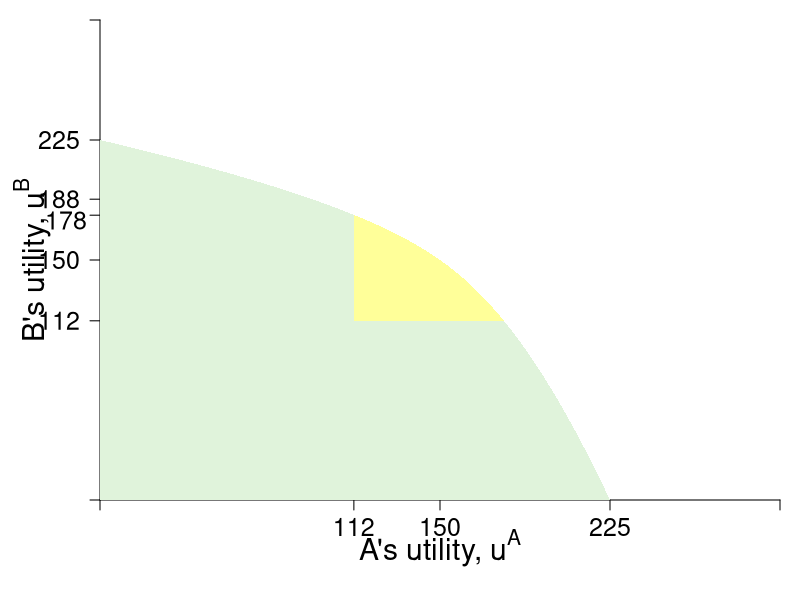

The R source for this figure: (Note: this script raises an error after producing the figure.)
#Graph Designer: Scott Cohn & Simon Halliday
#Authors: Bowles and Halliday
#Title: Coordination, Conflict and Competition: A Text in Microeconomics

####################################
# Version with Feas Set Full Shade
####################################

# Graph Initialize --------------------------------------------------------
library(tidyverse)
require(shape)
pdf(file = "coordination_failures/coord_upf_ownership.pdf", width = 9, height = 7)

#Set parameters for graphics
pointsize <- 1.8
axislabelsize <- 1.8
labelsize <- 1.5
namesize <- 1.8
annotatesize <- 1.5
graphlinewidth <- 2
segmentlinewidth <- 1.5

COL <- c("#7fc97f", "#beaed4", "#fdc086", "#ffff99", "#386cb0", "#f0027f", "#bf5b17", "#666666")
COLA <- c("#e0f3db", "#99d8c9","#66c2a4","#41ae76", "#238b45", "#005824")
COLB <- c("#4eb3d3", "#2b8cbe", "#0868ac","#084081")
Grays <- gray.colors(25, start = 1, end = 0)


par(mar =  c(5, 5, 1, 1))

# Functions ---------------------------------------------------------------

uA <- function(ha, hb, alpha = 30, beta = 1/2) {
  (alpha - beta * (ha + hb)) * ha - 0.5 * (ha)^2
}

uB <- function(ha, hb, alpha = 30, beta = 1/2) {
  (alpha - beta * (ha + hb)) * hb - 0.5 * (hb)^2
}

PEC <- function(ha, alpha = 30, beta = 1/2) {
  a = beta * (1 + 2 * beta)
  
  b = -alpha * (1 + 3 * beta) + (1 + 2 * beta)^2 * ha
  
  c = alpha^2 - alpha * (1 + 3 * beta) * ha + beta * (1 + 2 * beta) * ha^2
  
  delta = b ^ 2 - 4 * a * c
  
  return((-b - sqrt(delta)) / (2 * a))
}

# Axis Setup --------------------------------------------------------------

xlims <- c(0, 300)
ylims <- c(0, 300)

npts <- 501 
x <- seq(xlims[1], xlims[2], length.out = npts)
y <- seq(ylims[1], ylims[2], length.out = npts) 

plot(0, 0, xlim = xlims, ylim = ylims, type = "n",
     xlab = expression(paste("")),
     ylab = expression(paste("")), 
     xaxt = "n", 
     yaxt = "n", 
     cex.lab = axislabelsize, 
     bty = "n",
     xaxs = "i", 
     yaxs = "i")

ticksy <- c(ylims[1], 112, 150, 178, 188, 225, ylims[2])
ylabels <- c(NA, 112, 150, NA, 188, 225, NA)
ticksx <- c(xlims[1], 112, 150, 225, xlims[2])
xlabels <- c(NA, 112, 150, 225, NA)

axis(1, at = ticksx,  pos = 0, labels = xlabels, las = 1, cex.axis = labelsize)
axis(2, at = ticksy, pos = 0, labels = ylabels, las = 1, cex.axis = labelsize)

npts <- 500 
xx1 <- seq(xlims[1], xlims[2], length.out = npts)

text(0.5*xlims[2], -30, expression(paste("A's utility, ", u^A)), xpd = TRUE, cex = axislabelsize)
text(-30, 0.5*ylims[2], expression(paste("B's utility, ", u^B)), xpd = TRUE, cex = axislabelsize, srt = 90) 

text(-15, 175, expression(paste(178)), xpd = TRUE, cex = labelsize)


# Calculations ------------------------------------------------------------

# Create `ha` and `hb`

ha <- seq(xlims[1], 15, length.out = npts) 
hb <- PEC(ha)

# Plug `ha` and `hb` into `uA` and `uB`
uA_vec <- uA(ha, hb)  # x-coord
uB_vec <- uB(ha, hb)  # y-coord

#To understand the relationship between the vectors make a tibble to check
utdf <- tibble(uA_vec, uB_vec)

# W-hat

W = c(300)

# Shading -----------------------------------------------------------------

polygon(uA_vec, 
        uB_vec,
        border = FALSE, col = COLA[1])

# Comment this section out to shade above z
polygon(c(xlims[1], xlims[1], max(uA_vec)),
        c(ylims[1], max(uB_vec), ylims[1]),
        border = FALSE, col = COLA[1])

#217 to 415 
Apvec <- uA_vec[217:415]
Bpvec <- uB_vec[217:415]

#Shade the bargaining set
polygon(x = c(112, Apvec, 112, 112), 
        y = c(112, Bpvec, 112, 112),
        border = FALSE, col = COL[4])


# Segments ----------------------------------------------------------------

# to i
segments(0, 150, 150, 150, lty = 2, col = grays[20] , lwd = segmentlinewidth)
segments(150, 0, 150, 150, lty = 2, col = grays[20] , lwd = segmentlinewidth)

# to z
segments(0, 112, xlims[2], 112, lty = 2, col = grays[20] , lwd = segmentlinewidth)
segments(112, 0, 112, ylims[2], lty = 2, col = grays[20] , lwd = segmentlinewidth)

#to b'
segments(0, 178, 112, 178, lty = 2, col = grays[20] , lwd = segmentlinewidth)
#to b
segments(0, 188, 112, 188, lty = 2, col = grays[20] , lwd = segmentlinewidth)

# Lines -------------------------------------------------------------------

# extend uA to eliminate scope error
extend <- seq(226, xlims[2], length.out = npts)
uA_vec_extend <- append(uA_vec, extend)

lines(uA_vec,
      uB_vec,
      col = COLA[4],
      lty = 1,
      lwd = graphlinewidth
)

# Iso-Soc Wel -> uB = W - uA
lines(
  uA_vec_extend,
  W[1] - uA_vec_extend,
  col = COLB[4],
  lty = 1,
  lwd = graphlinewidth
)

lines(
  uA_vec_extend,
  W[2] - uA_vec_extend,
  col = COLB[4],
  lty = 1,
  lwd = graphlinewidth
)

lines(
  uA_vec_extend,
  W[3] - uA_vec_extend,
  col = COLB[4],
  lty = 1,
  lwd = graphlinewidth
)

# Labels ------------------------------------------------------------------

# Label i 
points(150, 150, pch = 16, col = "black", cex = 1.5)
text(155, 155, expression(i), cex = labelsize)

# label z
points(112, 112, pch = 16, col = "black", cex = 1.5)
text(105, 105, expression(z), cex = labelsize)

# points(144, 144, pch = 16, col = "black", cex = 1.5)
# text(144 - 6, 144 - 6, expression(n), cex = labelsize)

# points(156, 144, pch = 16, col = "black", cex = 1.5)
# text(156 + 8, 144 + 4, expression(t^A), cex = labelsize)

# points(144, 156, pch = 16, col = "black", cex = 1.5)
# text(144 + 4, 156 + 10, expression(t^B), cex = labelsize)

points(112, 188, pch = 16, col = "black", cex = 1.5)
text(112 + 4, 188 + 10, expression(b), cex = labelsize)

points(112, 178, pch = 16, col = "black", cex = 1.5)
text(112 - 6, 178 - 10, expression(paste(b*minute)), cex = labelsize)

text(130, 280, expression(paste("A's PC")), cex = labelsize)
# label fallbacks
text(280, 120, expression(paste("B's PC")), cex = labelsize)

#text(40, 185, expression(paste(W[1] == 250)), cex = labelsize)
#text(40, 235, expression(paste(W[2] == 300)), cex = labelsize)
#text(40, 305, expression(paste(W[3] == 350)), cex = labelsize, xpd = TRUE)

# Note: these are not the TIOLI's from the book; 
# The ones from the book are calculated relative to the NE to 
# compare TIOLI and PSP vs. NE. 
# label tA and tB
# points(112, uB_vec[216], pch = 16, col = "black", cex = 1.5)
# text(108, uB_vec[216] - 10, expression(t^A), cex = labelsize)
# 
# points(uB_vec[216], 112, pch = 16, col = "black", cex = 1.5)
# text(uB_vec[216] - 5, 103, expression(t^B), cex = labelsize)

text(40, 290, expression(paste("slope", phantom()== -1)), cex = labelsize, xpd = TRUE)


dev.off()
